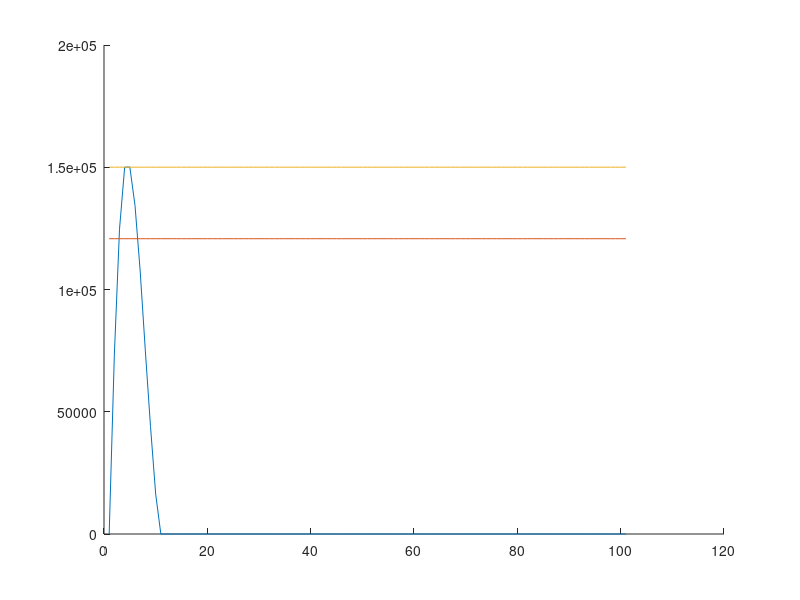

MATLAB code for this plot:


clc;

Bo = randi([4,10],1,100000);
Wo = randi([1,8],1,100000);

B = Bo;W = Wo;

P = mean(abs(B - W));
D = (W + P) > B;
OverallcostMean = sum(~D) * P

P = median(abs(B - W));
D = (W + P) > B;
OverallcostMedian = sum(~D) * P

runCost = [];

runInt = 1;
for i = 0:1:100
    D = (W + i) > B;
    runCost(runInt,1) = sum(~D) * i;
    runInt = runInt + 1;
end

hold all;
plot(runCost)
plot(repmat(OverallcostMean,1,length(runCost)));
plot(repmat(OverallcostMedian,1,length(runCost)));
